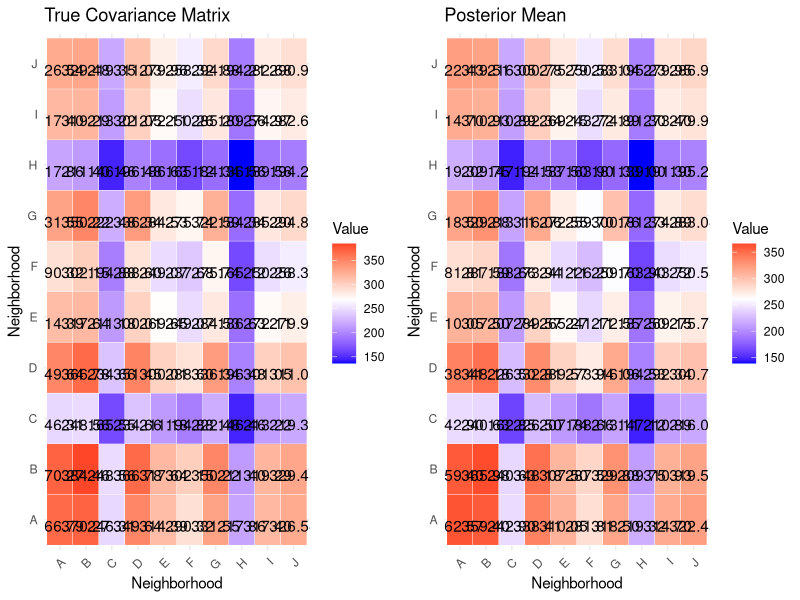
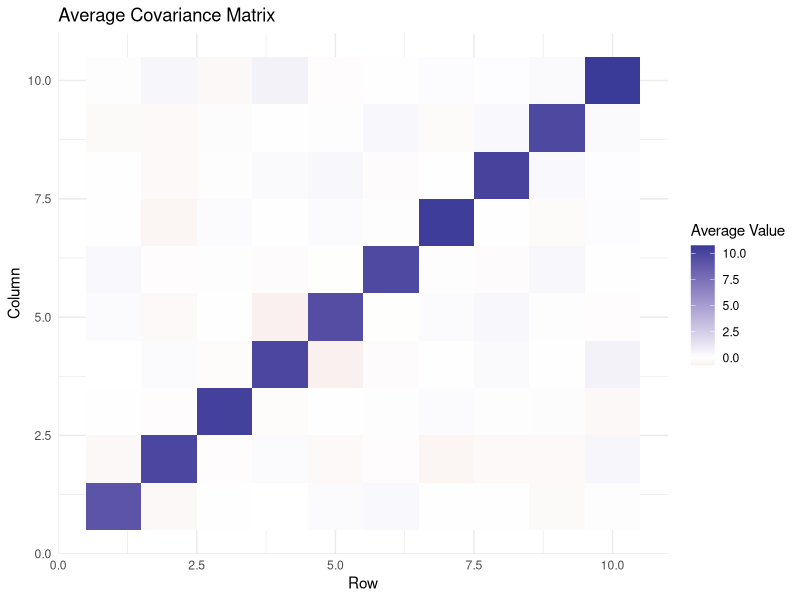
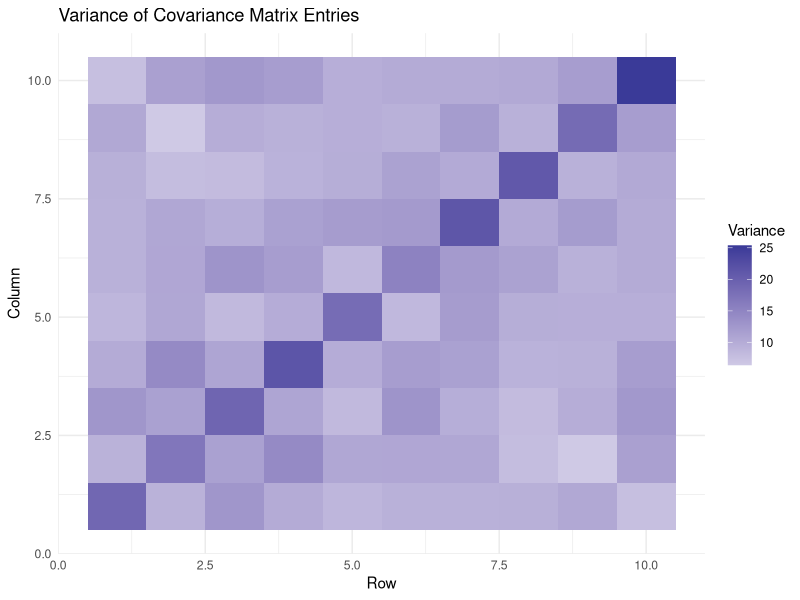
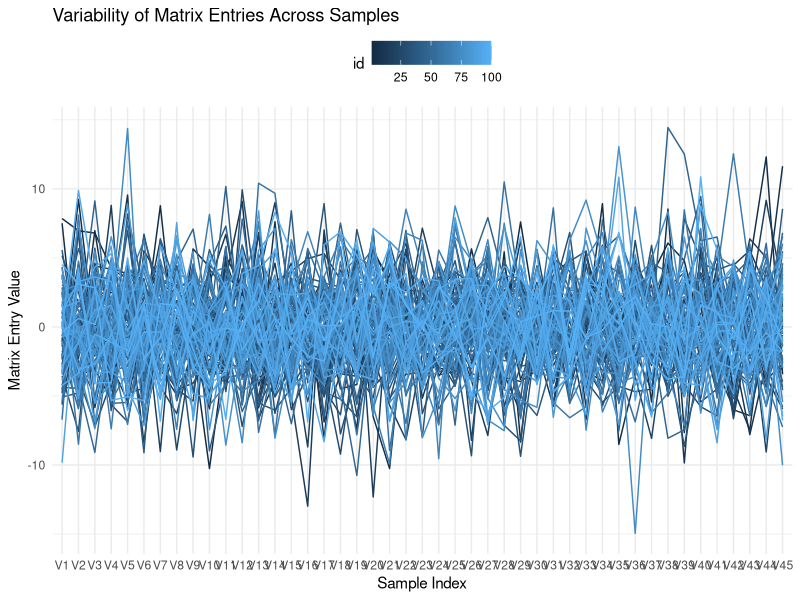

The R source for these figures, in order:
library(tidyverse)
set.seed(42)

# Define parameters
m <- 10  # number of spatial units
n <- 250  # sample size

# Generate a covariate x that affects the covariance matrix
x <- runif(m, 10, 20)  # Values between 10 and 20

# Generate the covariance matrix using xx^T
Theta <- x %*% t(x)
R <- tcrossprod(rnorm(m, sd = 2))
Theta <- Theta + R
Theta <- Theta + diag(rep(0.1, m))

# Sample n observations from this covariance matrix
ys <- mvtnorm::rmvnorm(n, rep(0, m), Theta)

# Bayesian modeling with Inverse-Wishart prior
# Prior parameters
nu_prior <- m + 2  # degrees of freedom
Psi_prior <- diag(m)  # scale matrix, identity for simplicity

# Posterior parameters
nu_posterior <- nu_prior + n
sample_mean <- colMeans(ys)
S <- Reduce(`+`, lapply(1:n, function(i) (ys[i,] - sample_mean) %*% t(ys[i,] - sample_mean)))
Psi_posterior <- Psi_prior + S

# Compute the posterior mean for Theta
Theta_posterior_mean <- Psi_posterior / (nu_posterior + m + 1)

# Compute fit index: Frobenius norm between the true covariance matrix and the posterior mean
fit_index <- norm(as.matrix(Theta - Theta_posterior_mean), type="F")

# Plotting functions (similar to Python heatmaps)
plot_heatmap <- function(mat, title) {
  df <- as.data.frame(as.table(mat))
  ggplot(df, aes(Var1, Var2)) + 
    geom_tile(aes(fill = Freq), color = "white") +
    geom_text(aes(label = sprintf("%.2f", Freq)), vjust = 1) +
    scale_fill_gradient2(low = "blue", high = "red", mid = "white", 
                         midpoint = mean(df$Freq), limit = c(min(df$Freq), max(df$Freq)), 
                         space = "Lab", name="Value") + 
    theme_minimal() + 
    labs(title = title, x = "Neighborhood", y = "Neighborhood") +
    theme(axis.text.x = element_text(angle = 45, hjust = 1))
}

# Plot the heatmaps
plot1 <- plot_heatmap(Theta, "True Covariance Matrix")
plot2 <- plot_heatmap(Theta_posterior_mean, "Posterior Mean")

# Display plots side by side
library(gridExtra)
grid.arrange(plot1, plot2, ncol=2)

fit_index




library(ggplot2)
library(reshape2)

# Set parameters
m <- 10  # Dimension of covariance matrix
B <- 100  # Number of samples

# Simulate B covariance matrices from a Wishart distribution
samples <- lapply(1:B, function(i) {
  stats::rWishart(1, m, diag(m))
})

# Compute average and variance across samples
average_matrix <- Reduce("+", samples) / B
variance_matrix <- Reduce("+", lapply(samples, function(mat) {
  (mat - average_matrix)^2
})) / B

# 1. Heatmap of Averages
ggplot(melt(average_matrix), aes(Var1, Var2, fill=value)) + 
  geom_tile() + 
  scale_fill_gradient2(name="Average Value") + 
  labs(title="Average Covariance Matrix", x="Row", y="Column") +
  theme_minimal()

# 2. Heatmap of Variances
ggplot(melt(variance_matrix), aes(Var1, Var2, fill=value)) + 
  geom_tile() + 
  scale_fill_gradient2(name="Variance") + 
  labs(title="Variance of Covariance Matrix Entries", x="Row", y="Column") +
  theme_minimal()

# 3. Matrix Variability Plot
upper_tri_indices <- which(upper.tri(diag(m)))
upper_tri_values <- do.call(rbind, lapply(samples, function(mat) {
  as.numeric(mat)[upper_tri_indices]
}))

df <- as.data.frame(upper_tri_values)
# colnames(df) <- sprintf("Entry %s,%s", row(average_matrix)[upper_tri_indices], col(average_matrix)[upper_tri_indices])

df_melted <- melt(mutate(df, id = row_number()), id.vars = "id")
ggplot(df_melted, aes(x=variable, y=value, group = id)) +
  geom_line(aes(color=id)) + 
  labs(title="Variability of Matrix Entries Across Samples", x="Sample Index", y="Matrix Entry Value") +
  theme_minimal() + 
  theme(legend.position="top")
